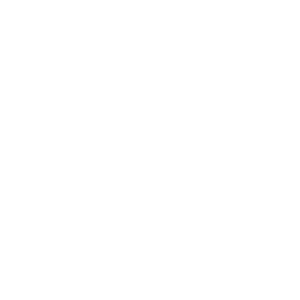
Frame 1 (no input)
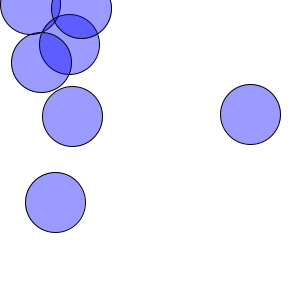
Frame 60 (the mouse pressed at the canvas centre just before this capture)
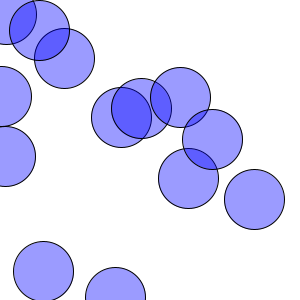
Frame 120 (the mouse held since frame 60 and released just before this capture)

The Processing sketch that drew these frames (run headless with seeded random() and noise(); from frame 60 on, the mouse is pressed at the canvas centre):

// Processing sketch: Part1_3_3_game
// ── Part1_3_3_game.pde


int N = 0;       // 現在のボールの数
int Nmax = 100;  // ボールの最大数
Ball[] bs;

void setup(){
  size(300, 300);
  bs = new Ball[Nmax];
}

void draw(){
  background(255);
  
  // 移動
  for(int i=0; i<N; i++){
    bs[i].move();
  }
  
  // 描画
  for(int i=0; i<N; i++){
    bs[i].draw(mouseX, mouseY);
  }
  
  // 1/10の確率でボールを追加する
  if(random(0, 1)<0.1 && N<Nmax){
    bs[N] = new Ball();
    N++;
  }
}

void mousePressed(){
  for(int i=0; i<N; i++){
    // もしi番目のボールにマウスが触れていたらi番目のボールを消したい
    if(bs[i].touch(mouseX, mouseY) == 1){
      // 最後尾のボールをi番目に上書きしてしまう(元のi番目は消える)
      bs[i] = bs[N-1];
      // ボールの総数を1減らす
      N--;
      // 新しいi番目についてもチェックしないといけないので
      // iから1を引いてもう一度i番目が見られるようにする
      i--;
    }
  }
}
  

// ── Ball.pde
class Ball{
  float x, y;
  float vx, vy;
  
  Ball(){
    x = random(0, width);
    y = random(0, height);
    vx = random(-2, 2);
    vy = random(-2, 2);
  }
  
  void move(){
    x += vx;
    y += vy;
    if(x<0&&vx<0) vx = -vx;
    if(x>width&&vx>0) vx = -vx;
    if(y<0&&vy<0) vy = -vy;
    if(y>height&&vy>0) vy = -vy;
  }
  
  int touch(float px, float py){
    if(dist(x, y, px, py)<30){
      return 1;
    }else{
      return 0;
    }
  }
  
  void draw(float px, float py){
    if(touch(px, py)==1){
      fill(255, 0, 0, 100);
    }else{
      fill(0, 0, 255, 100);
    }
    ellipse(x, y, 60, 60);
  }
}
    
